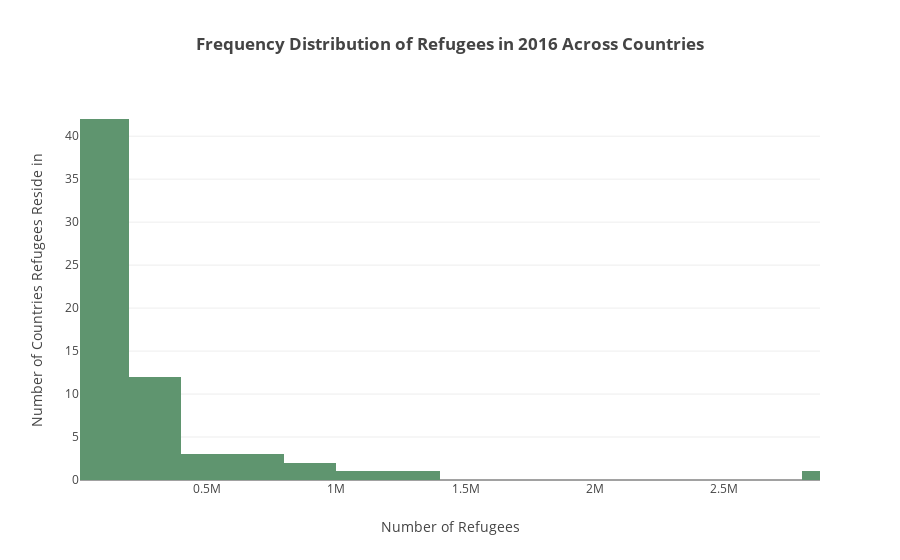

Notebook code for this chart:
### Code cell
data = [go.Histogram(x=df_hist['Total Refugees in Country'],
                    marker=dict(color='rgb(95, 149, 111)'
            ))]

layout = go.Layout(
    title='<b>Frequency Distribution of Refugees in 2016 Across Countries</b>',
    xaxis=dict(
        title='Number of Refugees',
        range = [10000, df_hist['Total Refugees in Country'].max()]
    ),
    yaxis=dict(
        title='Number of Countries Refugees Reside in'
    ),
    
)


# x axis should start from 10000; add text to display country names
fig = go.Figure(data=data, layout=layout)
iplot(fig, filename='basic histogram')

### Figure 1 — Plotly figure (JSON) as saved in the notebook; plotly's stock layout.template omitted (floating-point values rounded to 4 significant figures)
{"data": [{"marker": {"color": "rgb(95, 149, 111)"}, "type": "histogram", "uid": "7ad8f357-e2e7-44cc-b8a6-7a1ed1e7fa02", "x": [2869421, 1352560, 1012969, 979435, 940835, 791631, 685197, 669482, 451956, 451099, 421466, 391251, 348672, 317255, 304546, 281498, 272959, 269783, 262560, 261888, 230164, 228990, 213530, 197851, 166093, 156065, 147370, 118995, 101744, 97332, 94232, 93250, 92054, 91043, 82681, 60524, 59771, 59522, 57469, 54251, 48148, 46457, 42188, 42168, 33507, 33207, 32552, 29522, 29350, 25249, 21484, 19809, 18990, 18401, 17814, 17683, 17512, 15555, 14584, 12989, 12491, 12115, 11865, 11747, 11574]}], "layout": {"title": {"text": "<b>Frequency Distribution of Refugees in 2016 Across Countries</b>"}, "xaxis": {"range": [10000, 2869421], "title": {"text": "Number of Refugees"}}, "yaxis": {"title": {"text": "Number of Countries Refugees Reside in"}}}}
